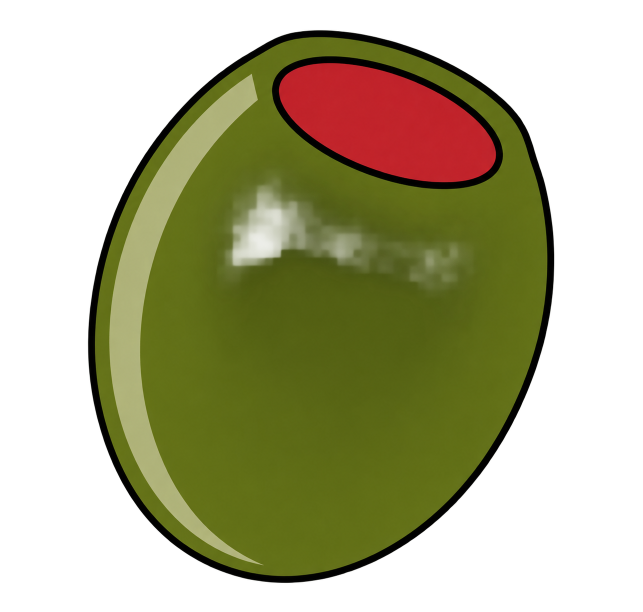
#> input picture assets/branding/olive-transparent-candidate.png, 1285 x 1224 px (shown at 1/2 size)
$ python prepare_experience_assets.py
#> lines starting #> are read from the running program, lines starting #| are printed output that depends on the picture
"""Package the approved-source derivative and OLIVE's original vector icon family.

The original artwork is never modified. Transparency extraction is a separate,
reviewable image-generation step; this script only sizes and packages that result.
"""
import json
from pathlib import Path
from PIL import Image

ROOT = Path(__file__).resolve().parents[1]
PATHS = {
    "home": '<path d="m3 10 9-7 9 7v11h-6v-7H9v7H3Z"/>',
    "chat": '<path d="M4 4h16v12H9l-5 4Z"/><path d="M8 8h8M8 12h5"/>',
    "agent": '<path d="M5 5h14v14H5Z"/><path d="m10 8 5 4-5 4Z"/>',
    "studio": '<path d="m8 7-5 5 5 5m8-10 5 5-5 5m-3-13-2 20"/>',
    "research": '<circle cx="10" cy="10" r="6"/><path d="m15 15 6 6M7 10h6m-3-3v6"/>',
    "desktop": '<rect x="3" y="4" width="18" height="13" rx="2"/><path d="M8 21h8m-4-4v4"/>',
    "projects": '<path d="M3 6h7l2 3h9v12H3Z"/>',
    "knowledge": '<path d="M12 5C8 3 5 3 2 4v15c3-1 6-1 10 1 4-2 7-2 10-1V4c-3-1-6-1-10 1Zm0 0v15"/>',
    "memory": '<circle cx="12" cy="12" r="8"/><circle cx="12" cy="12" r="3"/><path d="M12 1v3m0 16v3M1 12h3m16 0h3"/>',
    "settings": '<path d="M4 7h16M4 17h16"/><circle cx="9" cy="7" r="3"/><circle cx="16" cy="17" r="3"/>',
    "diagnostics": '<path d="M2 12h5l3-8 4 16 3-8h5"/>',
}


def main():
    tokens = json.loads((ROOT / "olive/ui_qt/experience/tokens.json").read_text())
#> (reads olive/ui_qt/experience/tokens.json from the repository)
    for theme in ("dark", "light"):
        folder = ROOT / "assets/icons" / theme
        folder.mkdir(parents=True, exist_ok=True)
        for name, content in PATHS.items():
            (folder / f"{name}.svg").write_text(
                f'<svg xmlns="http://www.w3.org/2000/svg" viewBox="0 0 24 24" fill="none" '
                f'stroke="{tokens[theme]["text"]}" stroke-width="1.6" stroke-linecap="round" stroke-linejoin="round">{content}</svg>', encoding="utf-8")
    branding = ROOT / "assets/branding"
    candidate = Image.open(branding / "olive-transparent-candidate.png").convert("RGBA")
#> candidate is the input picture: PIL image 1285x1224 RGBA; mean R, G, B, A 50.4, 48.8, 14.2, 125.8
    if candidate.getchannel("A").getextrema() != (0, 255):
        raise ValueError("The derivative must have genuine transparency")
    subject = candidate.crop(candidate.getbbox())
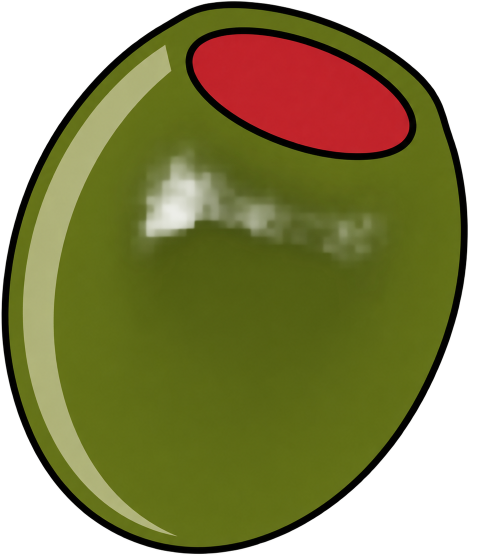
#> subject: PIL image 992x1112 RGBA (shown at 1/2 size); mean R, G, B, A 71.9, 69.6, 20.3, 179.4; transparent parts drawn white
    master = Image.new("RGBA", (256, 256))
#> master: PIL image 256x256 RGBA; every value is 0
    subject.thumbnail((224, 224), Image.Resampling.LANCZOS)
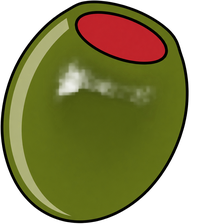
#> subject: PIL image 200x224 RGBA; mean R, G, B, A 71.6, 69.4, 20.3, 179.4; transparent parts drawn white
    master.alpha_composite(subject, ((256-subject.width)//2, (256-subject.height)//2))
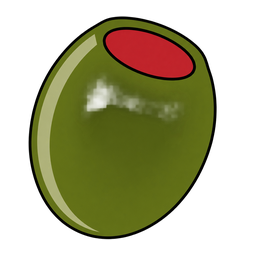
#> master: PIL image 256x256 RGBA; mean R, G, B, A 49, 47.4, 13.8, 122.6; transparent parts drawn white
    sizes = (16, 24, 32, 48, 64, 128, 256)
    for size in sizes:
        master.resize((size, size), Image.Resampling.LANCZOS).save(branding / f"olive-{size}.png")
#> this loop made 7 passes
#> pass 1, in main, `master.resize((size, size), Image.Resampling.LANCZOS).save(branding / ..`:
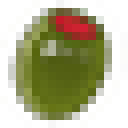
#> saved as olive-16.png: PIL image 16x16 RGBA (shown 8 times larger); mean R, G, B, A 65.4, 64.8, 19.3, 122.7; transparent parts drawn white
#> pass 2, in main, `master.resize((size, size), Image.Resampling.LANCZOS).save(branding / ..`:
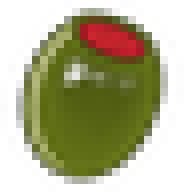
#> saved as olive-24.png: PIL image 24x24 RGBA (shown 8 times larger); mean R, G, B, A 58, 57.4, 15.5, 122.8; transparent parts drawn white
    master.save(branding / "olive.ico", sizes=[(s, s) for s in sizes])


if __name__ == "__main__":
    main()
